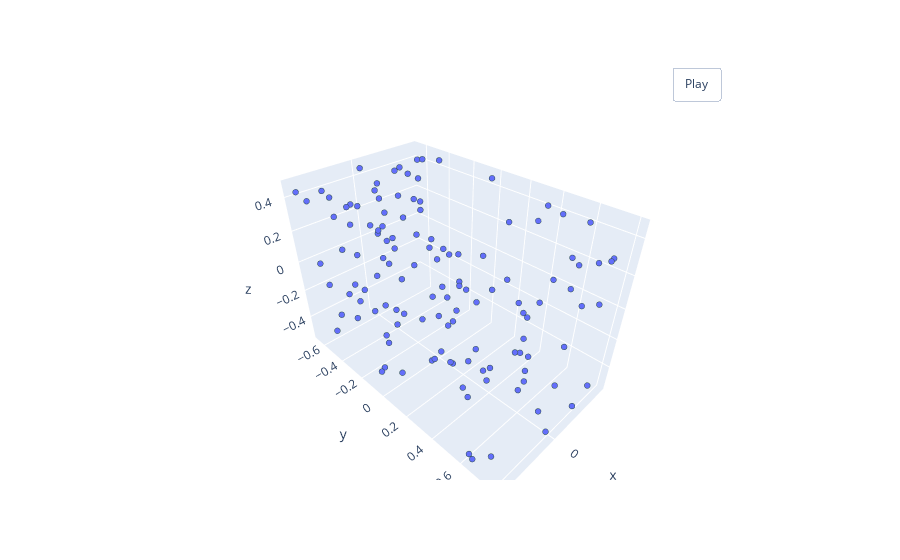

This figure's notebook cell:
### Code cell
norm_pointcloud = Normalize()(pointcloud)
pcshow(*norm_pointcloud.T)
